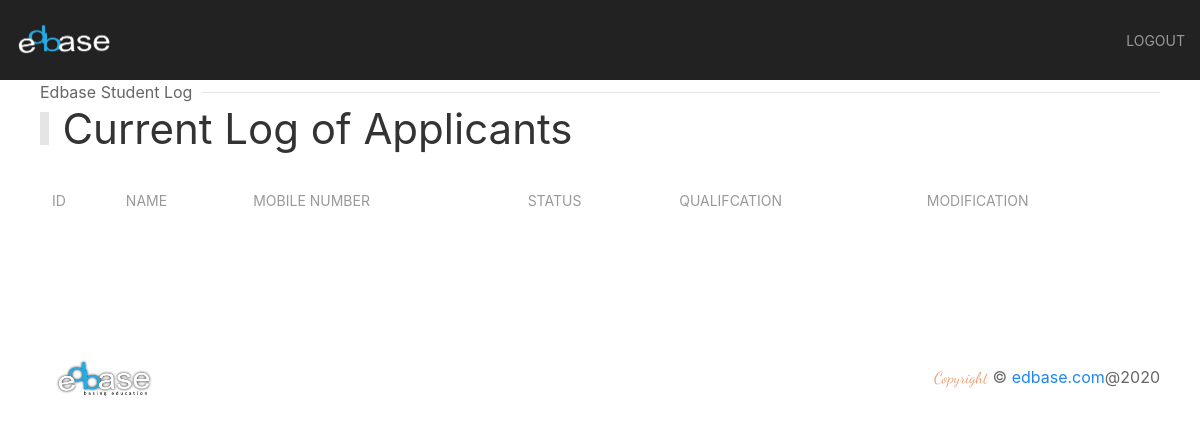
The app's page /dashboard/ (signed in), older data.
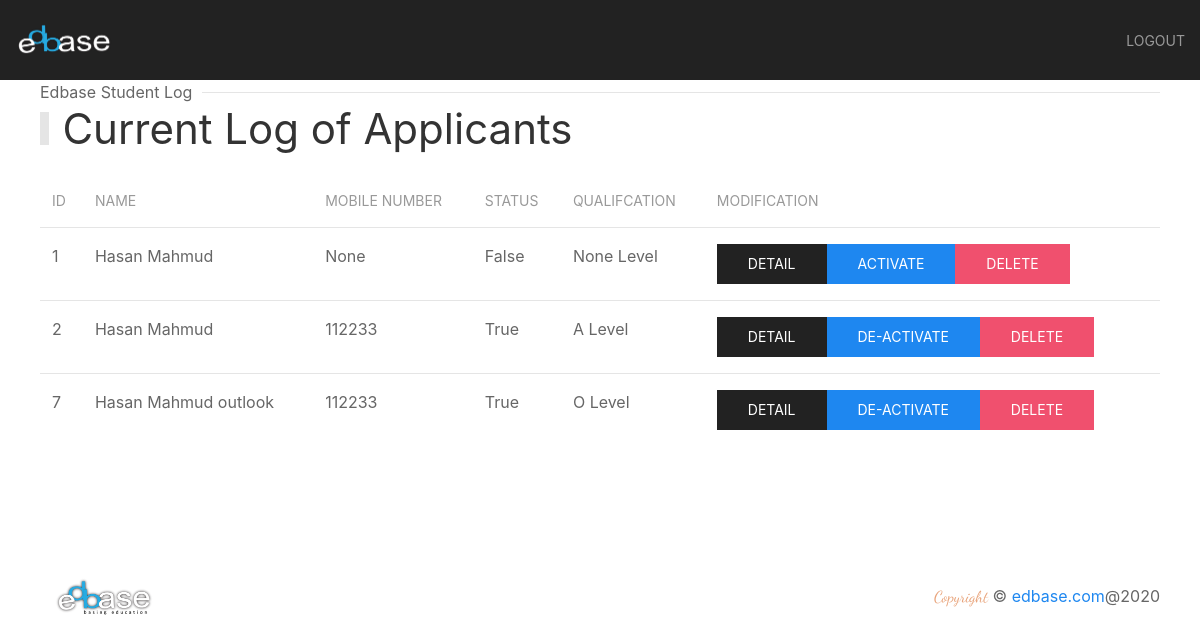
The same page, newer data.
### applicant/models.py (models this page shows, shortened)
class Student(models.Model):
    user = models.OneToOneField(User, on_delete=models.CASCADE)
    name = models.CharField(max_length=128, null=True, blank=True)
    mobile = models.CharField(max_length=11, null=True, blank=True)
    guardian_mobile = models.CharField(max_length=11, null=True, blank=True)
    email = models.EmailField(max_length=128, unique=True, null=True, blank=True)
    school = models.CharField(max_length=128, null=True, blank=True)
    status = models.BooleanField(default=False, null=True, blank=True)
    user_type = models.CharField(max_length=128, null=True, blank=True)
    qualification = models.CharField(max_length=128, null=True, blank=True)
    created_at = models.DateTimeField(auto_now_add=True, null=True, blank=True)

### applicant/views.py (the view)
# urls.py: path('dashboard/', views.dashboard, name='dashboard'),
@login_required(login_url='/login/')
def dashboard(request):
    all_students = Student.objects.all()
    if request.session.get('user'):
        return render(request, 'dashboard.html', {'data': all_students, 'user': request.session.get('user')})
    else:
        user = "USER"
        return render(request, 'dashboard.html', {'data': all_students, 'user': user})

### applicant/templates/dashboard.html (shortened to what this page needs)
{% extends 'base.html' %}
{% load static %}
{% block content %}
    <section class="main-section">
        <div class="admin-section-top">
            <div>
                <div class="uk-section-secondary uk-preserve-color">
                    <div uk-sticky="animation: uk-animation-slide-top; sel-target: .uk-navbar-container; cls-active: uk-navbar-sticky; cls-inactive: uk-navbar-transparent uk-dark; top: 200">
                        <nav class="uk-navbar-container" uk-navbar="mode: click;">
                            <div class="uk-navbar-left">
                                <a class="uk-navbar-item uk-logo logo-size" href="/"><img src="/static/img/edbase_footer.png" alt="edbase"></a>
                            </div>
                            <div class="uk-navbar-right uk-dark">
                                <ul class="uk-navbar-nav uk-iconnav">
                                    <li>
                                        <a href="{% url 'logout' %}" uk-toggle> Logout </a>
                                    </li>
                                </ul>
                            </div>
                        </nav>
                    </div>
                </div>
            </div>
        </div>
    </section>
    <section id="student-list">
        <div class="uk-container">
            <div class="head">
                <h1 class="uk-heading-bullet">Current Log of Applicants</h1>
                <p class="uk-heading-line"><span>Edbase Student Log</span></p>
            </div>
            <div class="uk-child-width-1@m" uk-grid>
                <div class="uk-margin-large">
                    <table class="uk-table uk-table-hover uk-table-divider">
                        <thead>
                            <tr>
                                <th>id</th>
                                <th>Name</th>
                                <th>Mobile Number</th>
                                <th>Status</th>
                                <th>Qualifcation</th>
                                <th>Modification</th>
                            </tr>
                        </thead>
                        <tbody>
                            {% for student in data %}
                            <tr>
                                <td>{{ student.id }}</td>
                                <td>{{ student.name }}</td>
                                <td>{{ student.mobile }}</td>
                                <td>{{ student.status }}</td>
                                <td>{{ student.qualification }} Level</td>
                                <td class="uk-flex">
                                    <a href="{% url 'studentdetail' student.id %}" class="uk-button uk-button-secondary">Detail</a>
                                    {% if student.status is False %}
                                    <a href="{% url 'activate' student.id %}" class="uk-button uk-button-primary">Activate</a>
                                    {% else %}
                                    <a href="{% url 'deactivate' student.id %}" class="uk-button uk-button-primary">De-Activate</a>
                                    {% endif %}
                                    <a href="{% url 'deletestudent' student.id %}" class="uk-button uk-button-danger">Delete</a>
                                </td>
                            </tr>
                            {% endfor %}
                        </tbody>
                    </table>
                </div>
            </div>
        </div>
    </section>
    <section id="footer">
        <div class="uk-padding">
            <div class="uk-flex uk-flex-wrap uk-flex-wrap-around uk-flex-between uk-flex-middle">
                <a class="uk-navbar-item uk-logo logo-size" href="/"><img src="/static/img/edbase.png" alt="zeros"></a>
                <p class="uk-text-center"> <span class="zeros-sub-head copy">Copyright</span>  © <a href="/">edbase.com</a>@2020</p>
            </div>
        </div>
    </section>
{% endblock %}

Row changes from the older to the newer data that the page shows:
added Student: id "1", name "Hasan Mahmud", mobile "None", status "False", qualification "None", shows "ACTIVATE"
added Student: id "2", name "Hasan Mahmud", mobile "112233", status "True", qualification "A", shows "DE-ACTIVATE"
added Student: id "7", name "Hasan Mahmud outlook", mobile "112233", status "True", qualification "O", shows "DE-ACTIVATE"
